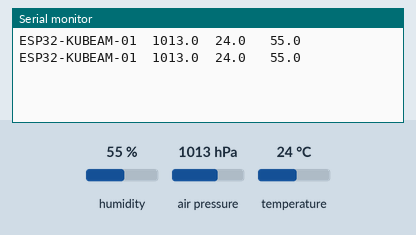
Simulated run of this sketch. Board: ESP32. On the bench: the last lines printed to the serial monitor. The test bench sets the inputs (shaded band); at power-on: air pressure 1013 hPa, humidity 55 %, temperature 24 °C.

Above: at 1.8 s.
1.9 s: air pressure set to 952 hPa
At 2.8 s:
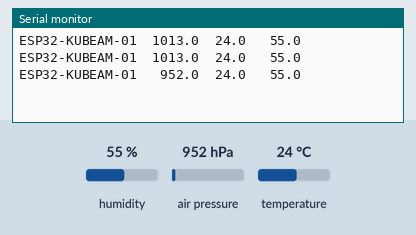
4.5 s: humidity set to 22 %
At 5.8 s:
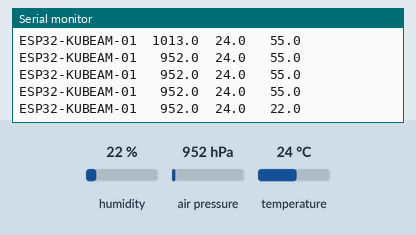
6.0 s: temperature set to 12 °C
At 6.7 s:
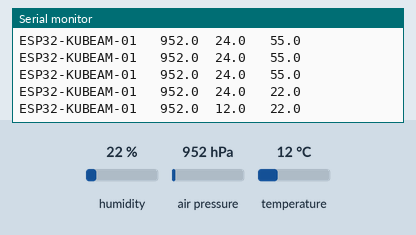

Measured:
- after the input at 1.9 s, the serial monitor: prints a new line after 0.11 s (image 1)
- after the input at 4.5 s, the serial monitor: prints a new line after 0.52 s (image 2)
- after the input at 6.0 s, the serial monitor: prints a new line at once (image 3)

The sketch:

ESP32BoschBME280_sample.ino
```cpp
// ESP32 + BME280 sensor post program (serial version)
// S.Higashino
// thanks to Ref. https://www.mgo-tec.com/blog-entry-bosch-driver-bme280-m5stack-esp32.html/3

#include <Wire.h>
#include <Adafruit_BME280.h> // BME280 driver https://github.com/adafruit/Adafruit_BME280_Library

// data post setting
#define SENSOR_ID "ESP32-KUBEAM-01"

//I2C pin setting
const int sda = 27;
const int scl = 26;

static const uint8_t BME280_ADDR   = 0x76; //default value for BME280

Adafruit_BME280 bme; // I2C

void setup() {
  Serial.begin(115200);
  Wire.begin( sda, scl, 100000 );
  BME280Init();
}

void loop() {
  BME280dataGet();
  delay(1000);
}

void BME280Init(){
  while(!bme.begin(BME280_ADDR)){
    Serial.println("Could not find BME280 sensor!");
    delay(5000);
  }
}

void BME280dataGet(){
  float temperature = bme.readTemperature();
  float pressure = bme.readPressure() / 100.0F;
  float humidity = bme.readHumidity();

  String pres_str = "";
  String temp_str = "";
  String hum_str = "";
  char temp_c[10], hum_c[10], pres_c[10];

  if( pressure == 0 ){
    pres_str = "??";
  }else{ //sprintf Arduino-ESP32 only
    sprintf( pres_c, "%6.1f", pressure );
    pres_str = String(pres_c);
  }

  if( temperature == -100 ){
    temp_str = "??";
  }else{
    sprintf( temp_c, "%4.1f", temperature );
    temp_str = String(temp_c);
  }

  if( humidity == -1 ){
    hum_str = "??";
  }else{
    sprintf( hum_c, "%5.1f", humidity );
    hum_str = String(hum_c);
  }

  Serial.print( SENSOR_ID"\t");
  Serial.print( pres_str);
  Serial.print( "\t" );
  Serial.print( temp_str );
  Serial.print( "\t" );
  Serial.print( hum_str );
  Serial.print( "\n" );
}
```
